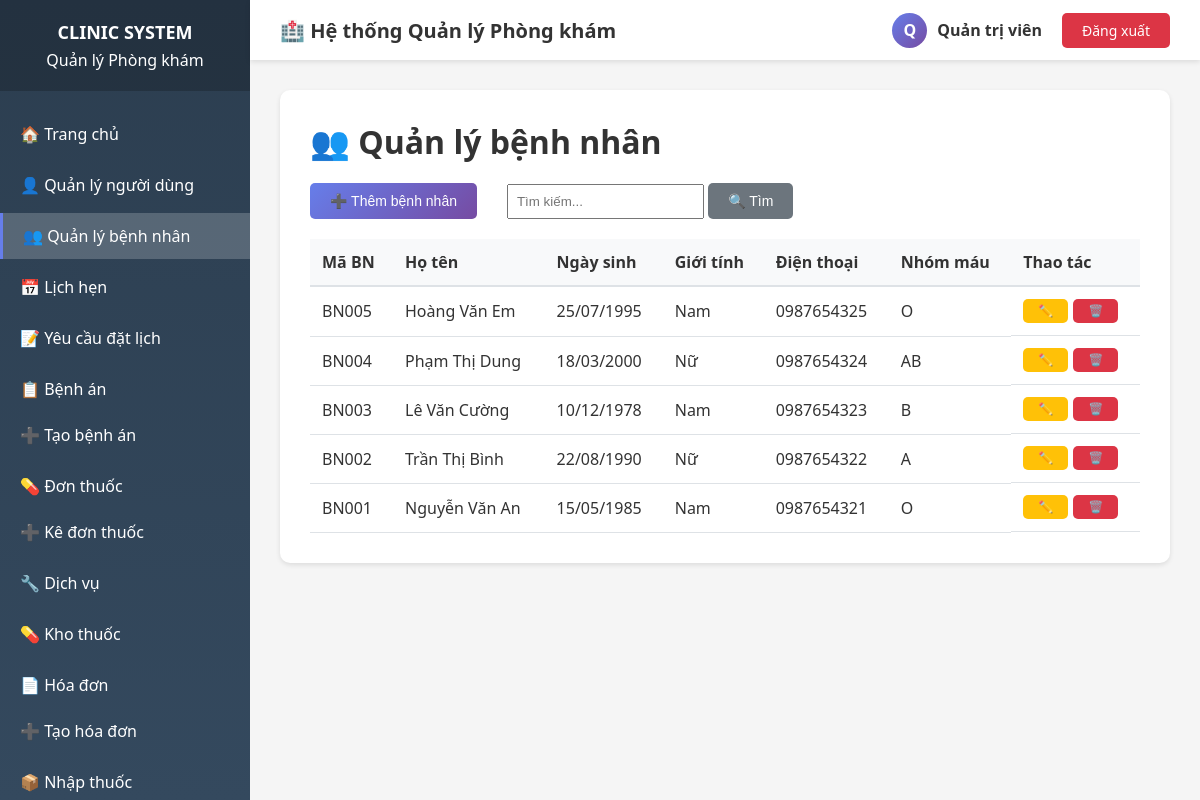
Screenshot of /patients.php (signed in) with the database file from the repository.
### tables this page shows
CREATE TABLE users (
    id INT AUTO_INCREMENT PRIMARY KEY,
    username VARCHAR(50) NOT NULL UNIQUE,
    password VARCHAR(255) NOT NULL,
    role_id INT NOT NULL,
    full_name VARCHAR(100),
    email VARCHAR(100),
    phone VARCHAR(20),
    is_active BOOLEAN DEFAULT TRUE,
    created_at TIMESTAMP DEFAULT CURRENT_TIMESTAMP,
    updated_at TIMESTAMP DEFAULT CURRENT_TIMESTAMP ON UPDATE CURRENT_TIMESTAMP,
    avatar VARCHAR(255) Null,
    FOREIGN KEY (role_id) REFERENCES roles(id)
);

CREATE TABLE patients (
    id INT AUTO_INCREMENT PRIMARY KEY,
    patient_code VARCHAR(20) NOT NULL UNIQUE,
    full_name VARCHAR(100) NOT NULL,
    date_of_birth DATE,
    gender ENUM('Nam', 'Nữ', 'Khác') NOT NULL,
    phone VARCHAR(20),
    email VARCHAR(100),
    address TEXT,
    identity_card VARCHAR(20),
    blood_group VARCHAR(5),
    allergies TEXT,
    created_at TIMESTAMP DEFAULT CURRENT_TIMESTAMP,
    updated_at TIMESTAMP DEFAULT CURRENT_TIMESTAMP ON UPDATE CURRENT_TIMESTAMP
);

### config/auth.php (called while the page is built, shortened)
<?php
function hasPermission($permission_code) {
    $db = getDB();
    $stmt = $db->prepare("
        SELECT COUNT(*) as count
        FROM role_permissions rp
        JOIN permissions p ON rp.permission_id = p.id
        JOIN users u ON u.role_id = rp.role_id
        WHERE u.id = ? AND p.permission_code = ?
    ");
    $stmt->execute([$_SESSION['user_id'], $permission_code]);
    $result = $stmt->fetch();
    return $result['count'] > 0;
}
function getCurrentUser() {
    $db = getDB();
    $stmt = $db->prepare("
        SELECT u.*, r.role_name
        FROM users u
        JOIN roles r ON u.role_id = r.id
        WHERE u.id = ?
    ");
    $stmt->execute([$_SESSION['user_id']]);
    return $stmt->fetch();
}
?>

### patients.php (the view, shortened to what this page needs)
<?php
require_once 'config/auth.php';
$db = getDB();
$params = [];
$search = $_GET['search'] ?? '';
if ($_SESSION['role_id'] == 2) {
    $doctor_id = $db->query("SELECT id FROM doctors WHERE user_id = {$_SESSION['user_id']}")->fetch(PDO::FETCH_ASSOC)['id'];
    $query = "SELECT p.* FROM patients p
              INNER JOIN doctor_patients dp ON p.id = dp.patient_id
              WHERE dp.doctor_id = ?";
    $params[] = $doctor_id;
} else {
    $query = "SELECT p.* FROM patients p WHERE 1 = 1";
}
$query .= " ORDER BY p.id DESC";
$stmt = $db->prepare($query);
$stmt->execute($params);
$patients = $stmt->fetchAll();
?>
<!DOCTYPE html>
<html lang="vi">
<head>
    <link rel="stylesheet" href="assets/css/style.css">
</head>
<body>
    <div class="wrapper">
        <?php include 'includes/header.php'; ?>
        <?php include 'includes/sidebar.php'; ?>
        <div class="main-content">
            <div class="form-container">
                <h1>👥 Quản lý bệnh nhân</h1>
                <div class="action-buttons">
                    <?php if (hasPermission('patient.create')): ?>
                    <button class="btn btn-primary" onclick="showCreateModal()">➕ Thêm bệnh nhân</button>
                    <?php endif; ?>
                    <form method="GET" style="display: inline-block; margin-left: 20px;">
                        <input type="text" name="search" placeholder="Tìm kiếm..." value="<?php echo htmlspecialchars($search); ?>" style="padding: 8px;">
                        <button type="submit" class="btn btn-secondary">🔍 Tìm</button>
                    </form>
                </div>
                <table class="data-table">
                    <thead>
                        <tr>
                            <?php if ($_SESSION['role_id'] != 2): ?>
                            <th>Mã BN</th>
                            <?php endif; ?>
                            <th>Họ tên</th>
                            <th>Ngày sinh</th>
                            <th>Giới tính</th>
                            <th>Điện thoại</th>
                            <th>Nhóm máu</th>
                            <th>Thao tác</th>
                        </tr>
                    </thead>
                    <tbody>
                        <?php foreach ($patients as $patient): ?>
                        <tr>
                            <?php if ($_SESSION['role_id'] != 2): ?>
                            <td><?php echo htmlspecialchars($patient['patient_code']); ?></td>
                            <?php endif; ?>
                            <td><?php echo htmlspecialchars($patient['full_name']); ?></td>
                            <td><?php echo date('d/m/Y', strtotime($patient['date_of_birth'])); ?></td>
                            <td><?php echo $patient['gender']; ?></td>
                            <td><?php echo htmlspecialchars($patient['phone']); ?></td>
                            <td><?php echo htmlspecialchars($patient['blood_group'] ?? " "); ?></td>
                            <td class="table-actions">
                                <?php if (hasPermission('patient.edit')): ?>
                                <button class="btn btn-warning btn-sm" onclick='editPatient(<?php echo json_encode($patient); ?>)'>✏️</button>
                                <?php endif; ?>
                                <?php if (hasPermission('patient.delete')): ?>
                                <button class="btn btn-danger btn-sm" onclick="deletePatient(<?php echo $patient['id']; ?>, '<?php echo htmlspecialchars($patient['full_name']); ?>')">🗑️</button>
                                <?php endif; ?>
                            </td>
                        </tr>
                        <?php endforeach; ?>
                    </tbody>
                </table>
            </div>
        </div>
    </div>
</body>
</html>

### includes/header.php
<?php
if (!isset($user)) {
    $user = getCurrentUser();
}
?>
<div class="header">
    <div class="header-left">
        <h2>🏥 Hệ thống Quản lý Phòng khám</h2>
    </div>
    <div class="header-right">
        <div class="user-info">
            <div class="user-avatar">
                <?php echo strtoupper(substr($user['full_name'], 0, 1)); ?>
            </div>
            <div>
                <strong><?php echo htmlspecialchars($user['full_name']); ?></strong><br>
            </div>
        </div>
        <a href="logout.php" class="btn-logout">Đăng xuất</a>
    </div>
</div>

### assets/css/style.css (style rules this page uses)
* { margin: 0; padding: 0; box-sizing: border-box; }
body { font-family: 'Segoe UI', Tahoma, Geneva, Verdana, sans-serif; background: #f5f5f5; color: #333; }
.wrapper { display: flex; min-height: 100vh; }
.header { position: fixed; top: 0; left: 250px; right: 0; height: 60px; background: white; box-shadow: 0 2px 5px rgba(0,0,0,0.1); display: flex; justify-content: space-between; align-items: center; padding: 0 30px; z-index: 100; }
.header-left h2 { font-size: 20px; color: #333; }
.header-right { display: flex; align-items: center; gap: 20px; }
.user-info { display: flex; align-items: center; gap: 10px; }
.user-avatar { width: 35px; height: 35px; background: linear-gradient(135deg, #667eea 0%, #764ba2 100%); border-radius: 50%; display: flex; align-items: center; justify-content: center; color: white; font-weight: bold; }
.btn-logout { padding: 8px 20px; background: #dc3545; color: white; border: none; border-radius: 5px; cursor: pointer; text-decoration: none; font-size: 14px; transition: background 0.3s; }
.main-content { margin-left: 250px; margin-top: 60px; padding: 30px; width: calc(100% - 250px); }
.data-table { width: 100%; border-collapse: collapse; }
.data-table thead { background: #f8f9fa; }
.data-table th { padding: 12px; text-align: left; font-weight: 600; color: #333; border-bottom: 2px solid #dee2e6; }
.data-table td { padding: 12px; border-bottom: 1px solid #dee2e6; }
.form-container { background: white; padding: 30px; border-radius: 10px; box-shadow: 0 2px 5px rgba(0,0,0,0.1); }
.form-container h1 { margin-bottom: 20px; }
.btn { padding: 10px 20px; border: none; border-radius: 5px; cursor: pointer; font-size: 14px; text-decoration: none; display: inline-block; transition: all 0.3s; }
.btn-primary { background: linear-gradient(135deg, #667eea 0%, #764ba2 100%); color: white; }
.btn-danger { background: #dc3545; color: white; }
.btn-warning { background: #ffc107; color: #333; }
.btn-secondary { background: #6c757d; color: white; }
.btn-sm { padding: 5px 15px; font-size: 12px; }
.action-buttons { display: flex; gap: 10px; margin-bottom: 20px; }
.table-actions { display: flex; gap: 5px; }

### rows the page displays
users: full_name "Q", full_name "Quản trị viên"
patients: patient_code "BN005", full_name "Hoàng Văn Em", date_of_birth "25/07/1995", gender "Nam", phone "0987654325", blood_group "O"
patients: patient_code "BN004", full_name "Phạm Thị Dung", date_of_birth "18/03/2000", gender "Nữ", phone "0987654324", blood_group "AB"
patients: patient_code "BN003", full_name "Lê Văn Cường", date_of_birth "10/12/1978", gender "Nam", phone "0987654323", blood_group "B"
patients: patient_code "BN002", full_name "Trần Thị Bình", date_of_birth "22/08/1990", gender "Nữ", phone "0987654322", blood_group "A"
patients: patient_code "BN001", full_name "Nguyễn Văn An", date_of_birth "15/05/1985", gender "Nam", phone "0987654321", blood_group "O"
